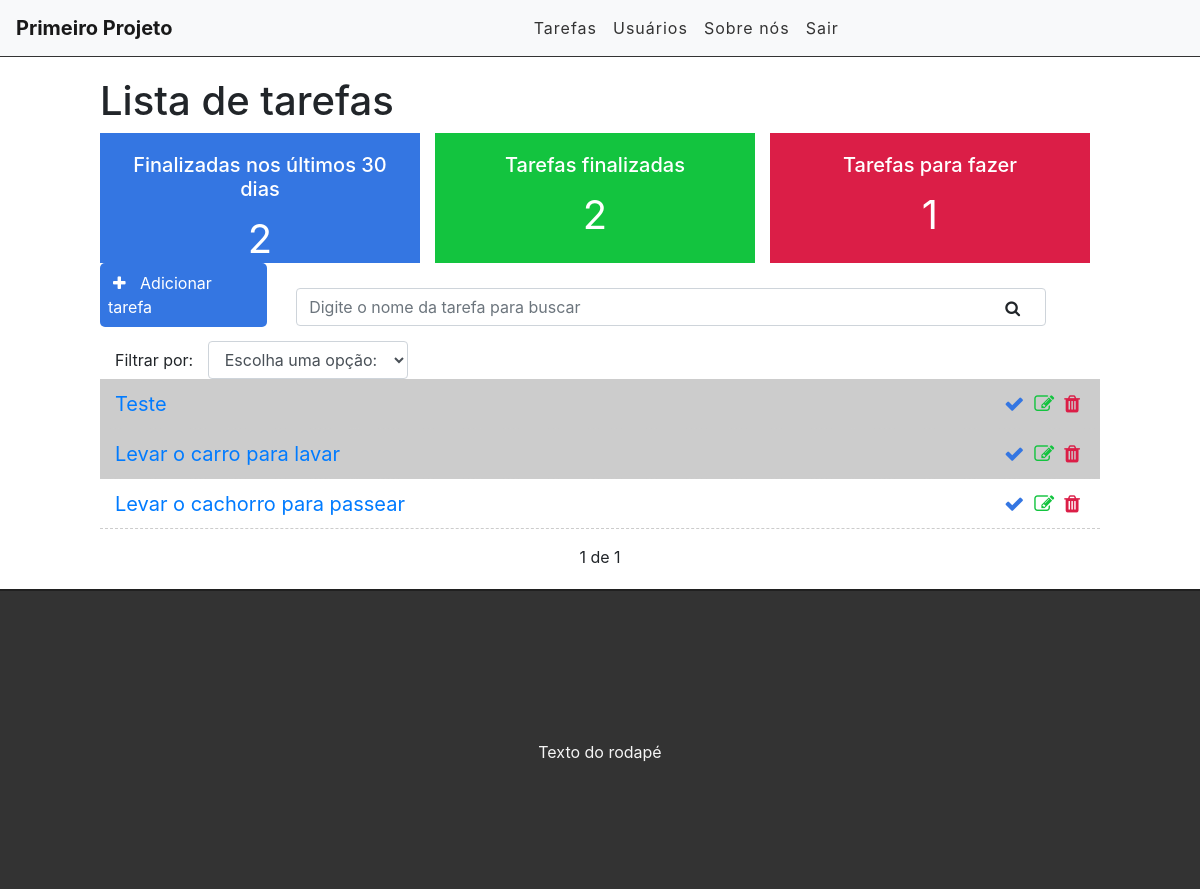
The app's page / (signed in), older data.
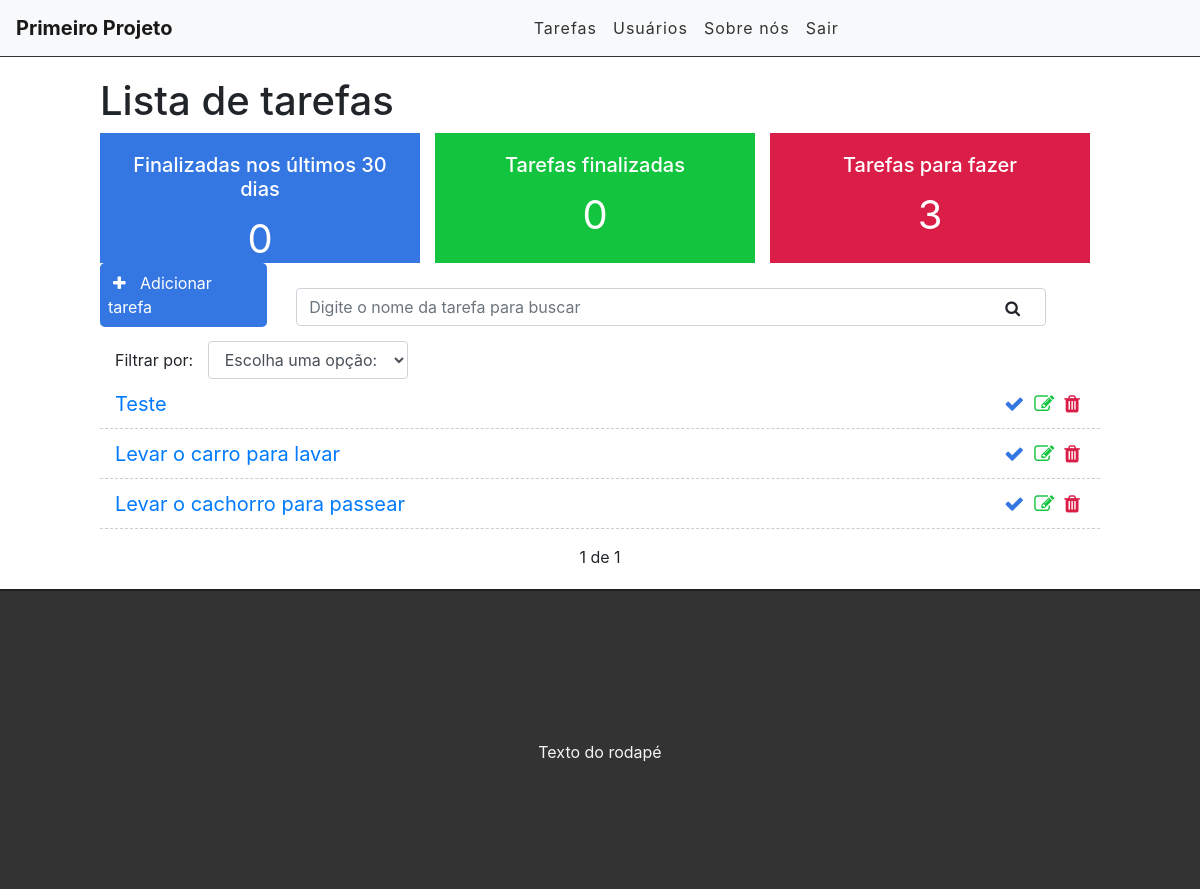
The same page, newer data.
### tasks/models.py (models this page shows, shortened)
class Task(models.Model):
    STATUS = (
        ('doing', 'Fazendo'),
        ('done', 'Feito')
    )
    title = models.CharField(max_length=255)
    description = models.TextField(blank=True)
    done = models.CharField(
        max_length=5,
        choices=STATUS,
        default='doing'
    )
    user = models.ForeignKey(get_user_model(), on_delete=models.CASCADE)
    created_at = models.DateTimeField(auto_now_add=True)
    updated_at = models.DateTimeField(auto_now=True)

### tasks/views.py (the view)
# urls.py: path('', views.taskList, name='task-list'),
@login_required()
def taskList(request):
    search = request.GET.get('search')
    filter = request.GET.get('filter')
    tasksDoneRencently = Task.objects.filter(done='done', updated_at__gt=datetime.datetime.now()-datetime.timedelta(days=30), user=request.user).count()
    tasksDone = Task.objects.filter(done='done', user=request.user).count()
    tasksDoing = Task.objects.filter(done='doing', user=request.user).count()
    if search:
        tasks = Task.objects.filter(title__icontains=search, user=request.user)
    elif filter:
        tasks = Task.objects.filter(done=filter, user=request.user)
    else:
        tasks_list = Task.objects.all().order_by('-created_at').filter(user=request.user)
        paginator = Paginator(tasks_list, 3)
        page = request.GET.get('page')
        tasks = paginator.get_page(page)
    return render(request, 'tasks/list.html',
                  {'tasks': tasks, 'tasksDoneRencently': tasksDoneRencently, 'tasksDone': tasksDone, 'tasksDoing': tasksDoing})

### tasks/templates/tasks/list.html (shortened to what this page needs)
{% extends 'base.html' %}
{% block content %}
   <div class="offset-1 col-10 list-div">
       <h1>Lista de tarefas</h1>
       <div class="container dashboard">
           <div class="col-4 dashboard-box" id="dashboard-lastdays" >
               <h4>Finalizadas nos últimos 30 dias</h4>
               <span>{{ tasksDoneRencently }}</span>
           </div>
           <div class="col-4 dashboard-box" id="dashboard-done" >
               <h4>Tarefas finalizadas</h4>
               <span>{{ tasksDone }}</span>
           </div>
          <div class="col-4 dashboard-box" id="dashboard-doing" >
               <h4>Tarefas para fazer</h4>
               <span>{{ tasksDoing }}</span>
           </div>
       </div>
       <a id="add-link"href="newtask/">
           <div class="col-2 add-div">
               <i class="fa fa-plus"></i> Adicionar tarefa
           </div>
       </a>
       <div class="col-9 search-div">
           <form method="GET" id="search-form">
               <input type="text" id="search" class="form-control" name="search" placeholder="Digite o nome da tarefa para buscar" value="{{ request.GET.search }}">
               <i class="fa fa-search" id="search-btn"></i>
           </form>
       </div>
       <div class="col-12 filter-div">
           <span>Filtrar por:</span>
           <select name="filter" id="filter" class="form-control">
               <option value="">Escolha uma opção: </option>
           </select>
       </div>
       <ul class="task-list">
           {% for task in tasks %}
           {% if task.done == 'doing' %}
              <li class="task-item">
           {% else %}
              <li class="task-item done">
           {% endif %}
               <span><a href="/task/{{task.id}}">{{task.title}}</a></span>
               <a href="delete/{{task.id}}" class="delete-btn"><span><i class="fa fa-trash"></i></span></a>
               <a href="edit/{{task.id}}"><span><i class="fa fa-edit"></i></span></a>
               <a href="changestatus/{{task.id}}"><span><i class="fa fa-check"></i></span></a>
            </li>
           {% endfor %}
       </ul>
       <div class="pagination">
           <span class="step-links">
               {% if tasks.paginator.num_pages%}
                    <span class="current">
                        {{ tasks.number }} de {{ tasks.paginator.num_pages }}
                    </span>
               {% endif %}
           </span>
       </div>
   </div>
{% endblock %}

### tasks/templates/base.html (shortened to what this page needs)
{% load static %}
<!DOCTYPE html>
<html lang="en">
<head>
    <link rel="stylesheet" href="https://stackpath.bootstrapcdn.com/bootstrap/4.5.2/css/bootstrap.min.css">
    <link rel="stylesheet" href="https://cdnjs.cloudflare.com/ajax/libs/font-awesome/4.7.0/css/font-awesome.min.css">
    <link rel="stylesheet" href="{% static 'css/style.css' %}">
</head>
<body>
    <div class="container-fluid">
        <nav class="navbar navbar-expand-lg navbar-light bg-light">
              <a class="navbar-brand" href="/">Primeiro Projeto</a>
              <div class="collapse navbar-collapse" id="navbarSupportedContent">
                <ul class="navbar-nav mr-auto">
                {% if user.is_authenticated %}
                      <li class="nav-item">
                        <a class="nav-link" href="#">Tarefas</a>
                      </li>
                      <li class="nav-item">
                        <a class="nav-link" href="#">Usuários</a>
                      </li>
                {% else %}
                      <li class="nav-item">
                        <a class="nav-link" href="/accounts/login">Entrar</a>
                      </li>
                {% endif %}
                      <li class="nav-item">
                        <a class="nav-link" href="#">Sobre nós</a>
                      </li>
                {% if user.is_authenticated %}
                      <li class="nav-item">
                        <a class="nav-link" href="/accounts/logout">Sair</a>
                      </li>
                {% endif %}
                </ul>
              </div>
        </nav>
        {% block content %}{% endblock %}
        <footer>
            <p>Texto do rodapé</p>
        </footer>
    </div>
</body>
</html>

### tasks/static/css/style.css (style rules this page uses)
.container-fluid { padding: 0; }
.navbar { border-bottom: 1px solid #333; margin-bottom: 20px; }
.navbar-nav { margin: auto; }
.navbar-brand { font-weight: bold; }
.navbar-light .navbar-nav a.nav-link { color: #333; letter-spacing: 1px; }
.dashboard { padding: 0; width: 100%; display: block; }
.dashboard h4 { font-size: 20px; }
.dashboard span { font-size: 40px; display: block; width: 100%; }
.dashboard-box { float: left; background-color: #DFDFDF; color: #FFF; padding: 20px; box-sizing: border-box; height: 130px; width: 32%; text-align: center; }
.dashboard-box:nth-child(2) { margin-left: 1.5%; margin-right: 1.5%; }
#dashboard-lastdays { background-color: #3476e2; }
#dashboard-done { background-color: #13c43f; }
#dashboard-doing { background-color: #db1e47; }
#add-link { text-decoration: none; }
.add-div { background-color: #3476e2; cursor: pointer; display: inline-block; color: #FFF; padding: 8px; border-radius: 5px; margin-right: 25px; }
.fa.fa-plus { color: #FFF; margin-right: 10px; margin-left: 5px; }
.fa.fa-search { position: absolute; top: 12px; right: 26px; cursor: pointer; }
.search-div { padding: 0px; margin-top: 15px; margin-bottom: 15px; display: inline-block; }
#filter { display: inline-block; width: 200px; margin-left: 10px; }
.list-div { padding: 0; }
.task-list { padding-left: 0; }
.task-item { list-style: none; font-size: 20px; padding: 0 15px; height: 50px; padding-top: 10px; border-bottom: 1px dashed #ccc; }
.fa.fa-trash, .fa.fa-edit, .fa.fa-check { cursor: pointer; margin: 5px; font-size: 20px; float: right; }
.fa.fa-trash { color: #db1e47; }
.fa.fa-edit { color: #13c43f; }
.fa.fa-check { color: #3476e2; }
footer { background-color: #333; height: 300px; border-top: 2px solid #202020; }
footer p { color: #f5f5f5; text-align: center; top: 50%; position: relative; }
.pagination { margin-bottom: 20px; }
.step-links { position: relative; margin-left: auto; margin-right: auto; }
.step-links .current { margin-left: 5px; margin-right: 5px; }

Row changes from the older to the newer data that the page shows:
changed Task "Teste": done "done" → "doing" (drawn)
changed Task "Levar o carro para lavar": done "done" → "doing" (drawn)
Text that changed along with them:
{{ tasksDoneRencently }}: "2" → "0"
{{ tasksDone }}: "2" → "0"
{{ tasksDoing }}: "1" → "3"
